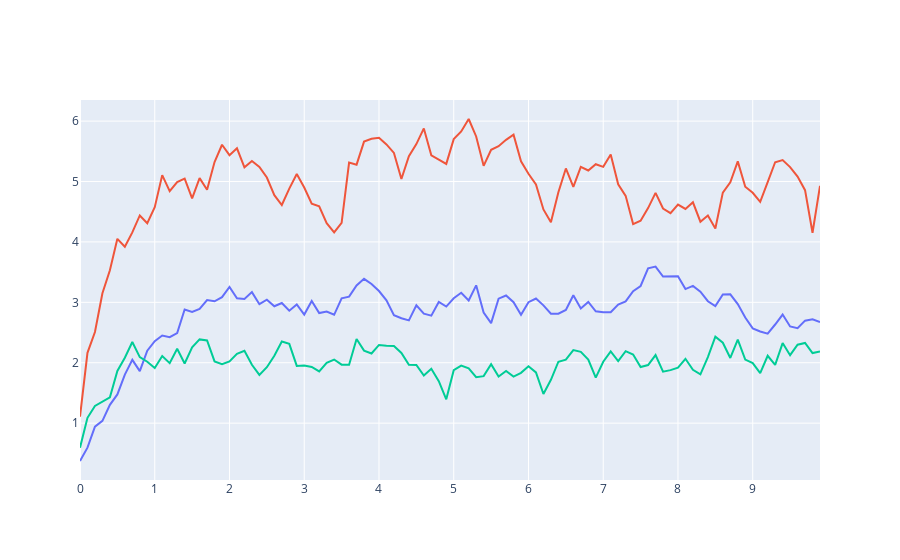

The cell this chart's notebook holds for it:
### Markdown cell above
**Flavours of noise with continuous sample paths**

For **Wiener process noise**, adopting the [Itô interpretation](https://en.wikipedia.org/wiki/It%C3%B4_calculus) in this section, we can define $W^i_{t}$ is a sample from a Wiener process for each of the state dimensions indexed by $i$ and our formalism becomes

$$
\begin{align}
& X^i_{t+\delta t} = F^i_{t+\delta t}(X', t) + \textcolor{red}{W^i_{t+\delta t}-W^i_{t}}.
\end{align}
$$

### Code cell
plot_x_time_series(
    10.0,
    0.1,
    np.zeros((2, 3)),
    np.zeros((2, 3)), 
    lambda X_prime, t, delta_t: (
        X_prime[0] - delta_t * np.asarray([1.0, 2.0, 3.0]) * (
            X_prime[0] - np.asarray([3.0, 5.0, 2.0])
        )
    ),
    lambda X_prime, S_prime, t, delta_t, other: (
        np.sqrt(delta_t) * np.random.normal(
            np.zeros(3),
            np.asarray([0.5, 1.0, 0.5]), 
            size=3,
        )
    ), 
    "images/wiener_noise.html",
    [
        "Ornstein-Uhlenbeck (1.0, 3.0, 0.5)",
        "Ornstein-Uhlenbeck (2.0, 5.0, 1.0)",
        "Ornstein-Uhlenbeck (3.0, 2.0, 0.5)",
    ]
)
